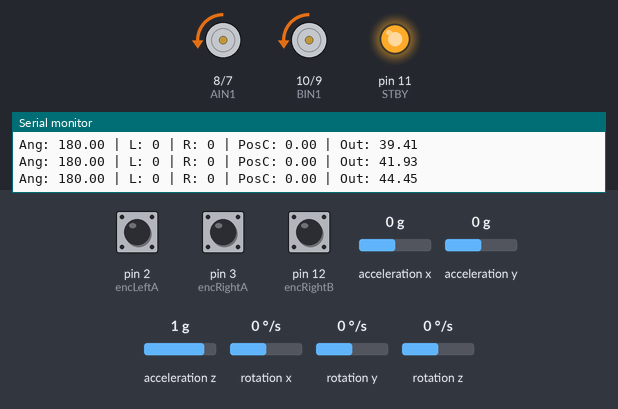
The sketch below on a simulated Arduino Uno, built with avr-gcc and run on an emulated ATmega328P. Parts: motor-driver pin pairs drawn as motors (green arrow = first pin HIGH = forward, orange = second pin HIGH = backward, longer = more drive, scaled by the enable pin, stopped while the standby pin is LOW), output pins drawn as LEDs (lit = HIGH), the last lines printed to the serial monitor. The test bench sets the inputs (shaded band); at power-on: acceleration x 0 g, pin 3 (encRightA) HIGH, pin 2 (encLeftA) HIGH, pin 12 (encRightB) HIGH, acceleration y 0 g, acceleration z 1 g, rotation x 0 °/s, rotation y 0 °/s, rotation z 0 °/s.

Above: at 1.7 s.
1.8 s: acceleration x set to -1.4 g
At 2.4 s:
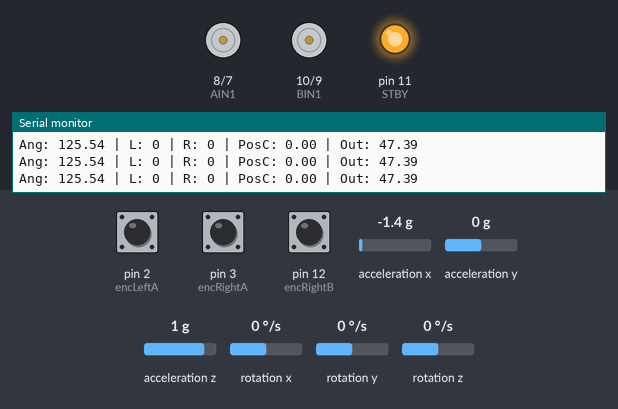
3.3 s: acceleration x set to -0.7 g
4.8 s: acceleration x set to -0.4 g
At 5.6 s:
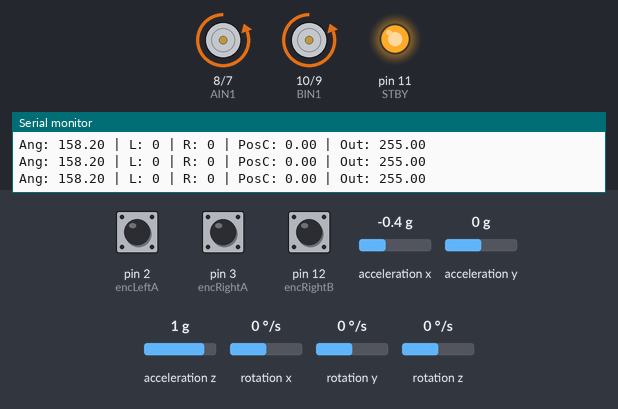
6.3 s: acceleration x set to 0.1 g
At 6.77 s:
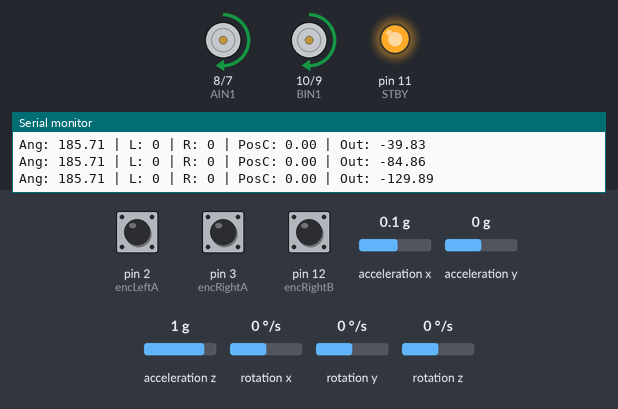
8.5 s: acceleration x set to 0 g
At 9.17 s:
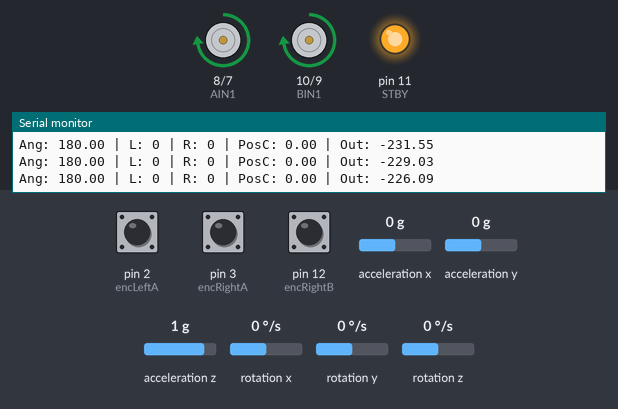
11.5 s: pin 3 (encRightA) pulled LOW for 3.2 s
Timing chart, 0 to 21.8 s (numbered marks = the images above; inputs shaded):
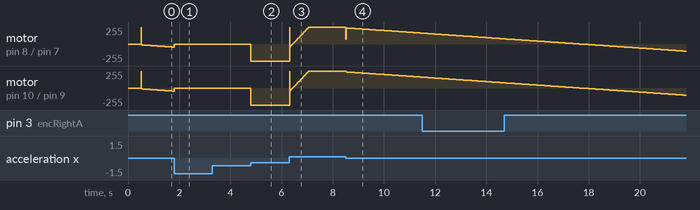

Measured:
- the behaviour switches between -0.6 and -0.5 g on acceleration x (found by bisection; images 1 and 2)
- after the input at 4.8 s, motor on pin 8 (AIN1) / pin 7 (AIN2), motor on pin 10 (BIN1) / pin 9 (BIN2): stopped → backward 255/255 at once
- after the input at 8.5 s, motor on pin 10 (BIN1) / pin 9 (BIN2): moves from forward 255/255 to forward 163/255 over 3.0 s, starting at once

The sketch:

selfBalanceRobot.ino
```cpp
#include <Wire.h>
#include <MPU6050_6Axis_MotionApps20.h>
#include <PID_v1.h>

MPU6050 mpu;

// --- MPU6050 Variables ---
bool dmpReady = false;
uint16_t packetSize;
uint8_t fifoBuffer[64];
Quaternion q;
VectorFloat gravity;
float ypr[3];

// --- PID Setup ---
double input, output, setpoint = 180.35;
double Kp = 37, Ki = 120, Kd = 0.3;
PID pid(&input, &output, &setpoint, Kp, Ki, Kd, DIRECT);

// --- TB6612FNG Pins (แก้ไขใหม่ทั้งหมด) ---
const int AIN1 = 8;    // ย้ายหนีพิน 5, 6
const int AIN2 = 7;    // ย้ายหนีพิน 5, 6
const int PWMA = 5;    // PWM แท้ (Timer 0)
const int BIN1 = 10;
const int BIN2 = 9;
const int PWMB = 6;    // PWM แท้ (Timer 0)
const int STBY = 11;   // ย้ายหนีพิน 7

// --- Encoder Pins (เหมือนเดิม) ---
const int encLeftA = 2;
const int encLeftB = 4;
const int encRightA = 3;
const int encRightB = 12;

volatile long leftCount = 0;
volatile long rightCount = 0;

float K_pos = 0.002;

void moveMotors(float speed) {
    if (speed == 0) {
        digitalWrite(AIN1, LOW); digitalWrite(AIN2, LOW);
        digitalWrite(BIN1, LOW); digitalWrite(BIN2, LOW);
    } else if (speed > 0) { // เดินหน้า
        digitalWrite(AIN1, LOW); digitalWrite(AIN2, HIGH);
        digitalWrite(BIN1, LOW); digitalWrite(BIN2, HIGH);
    } else { // ถอยหลัง
        digitalWrite(AIN1, HIGH);  digitalWrite(AIN2, LOW);
        digitalWrite(BIN1, HIGH);  digitalWrite(BIN2, LOW);
        speed = abs(speed);
    }
    // ใช้ 5 และ 6 รับรองว่าหมุนสมูททั้งคู่ครับ
    analogWrite(PWMA, constrain(speed, 0, 255));
    analogWrite(PWMB, constrain(speed, 0, 255));
}

// ISR สำหรับ Encoder เหมือนเดิม
void readLeftEncoder() {
    // ถ้า A กับ B เหมือนกันให้ลด ถ้าต่างกันให้เพิ่ม (หรือสลับกันตามการต่อสาย)
    if (digitalRead(encLeftA) == digitalRead(encLeftB)) leftCount++;
    else leftCount--;
}

void readRightEncoder() {
    // แก้ไขจากเดิมที่สั่งลบอย่างเดียว ให้มีการเช็คเงื่อนไข
    if (digitalRead(encRightA) == digitalRead(encRightB)) rightCount--;
    else rightCount++;
}

void setup() {
    Serial.begin(115200);
    Wire.begin();
    Wire.setClock(400000);

    // ตั้งค่าพินมอเตอร์ตามตัวแปรใหม่
    pinMode(AIN1, OUTPUT); pinMode(AIN2, OUTPUT); pinMode(PWMA, OUTPUT);
    pinMode(BIN1, OUTPUT); pinMode(BIN2, OUTPUT); pinMode(PWMB, OUTPUT);
    pinMode(STBY, OUTPUT); digitalWrite(STBY, HIGH);

    pinMode(encLeftA, INPUT_PULLUP); pinMode(encLeftB, INPUT_PULLUP);
    pinMode(encRightA, INPUT_PULLUP); pinMode(encRightB, INPUT_PULLUP);

    attachInterrupt(digitalPinToInterrupt(encLeftA), readLeftEncoder, RISING);
    attachInterrupt(digitalPinToInterrupt(encRightA), readRightEncoder, RISING);

    mpu.initialize();
    uint8_t devStatus = mpu.dmpInitialize();

    mpu.setXAccelOffset(-1855); mpu.setYAccelOffset(1570); mpu.setZAccelOffset(917);
    mpu.setXGyroOffset(85); mpu.setYGyroOffset(-32); mpu.setZGyroOffset(12);

    if (devStatus == 0) {
        mpu.setDMPEnabled(true);
        dmpReady = true;
        packetSize = mpu.dmpGetFIFOPacketSize();
        pid.SetMode(AUTOMATIC);
        pid.SetOutputLimits(-255, 255);
        pid.SetSampleTime(10);
        Serial.println("Ready!");
    }
}

// --- ส่วน Loop สำหรับ Debug ---
void loop() {
    if (!dmpReady) return;

    if (mpu.dmpGetCurrentFIFOPacket(fifoBuffer)) {
        mpu.dmpGetQuaternion(&q, fifoBuffer);
        mpu.dmpGetGravity(&gravity, &q);
        mpu.dmpGetYawPitchRoll(ypr, &q, &gravity);

        float currentAngle = ypr[1] * 180 / M_PI + 180;

        long distance = (leftCount + rightCount) / 2;
        float posCorrection = distance * K_pos;

        // Input ของ PID คือ มุมปัจจุบัน + ค่าแก้ระยะทางจาก Encoder
        input = currentAngle + posCorrection;

        // ตรวจสอบมุมล้ม (Safety Cut-off)
        if (currentAngle > 150 && currentAngle < 210) {
            pid.Compute();
            moveMotors(output);
        } else {
            moveMotors(0);
            // Reset ค่าเมื่อหุ่นล้ม เพื่อไม่ให้ Encoder ค้างสะสม
            leftCount = 0; rightCount = 0;
        }

        // --- Serial Debug Monitor ---
        static unsigned long lastPrint = 0;
        if (millis() - lastPrint > 100) {
            lastPrint = millis();
            Serial.print("Ang: ");    Serial.print(currentAngle);
            Serial.print(" | L: ");   Serial.print(leftCount);
            Serial.print(" | R: ");   Serial.print(rightCount);
            Serial.print(" | PosC: "); Serial.print(posCorrection);
            Serial.print(" | Out: ");  Serial.println(output);
        }
    }
}
```
